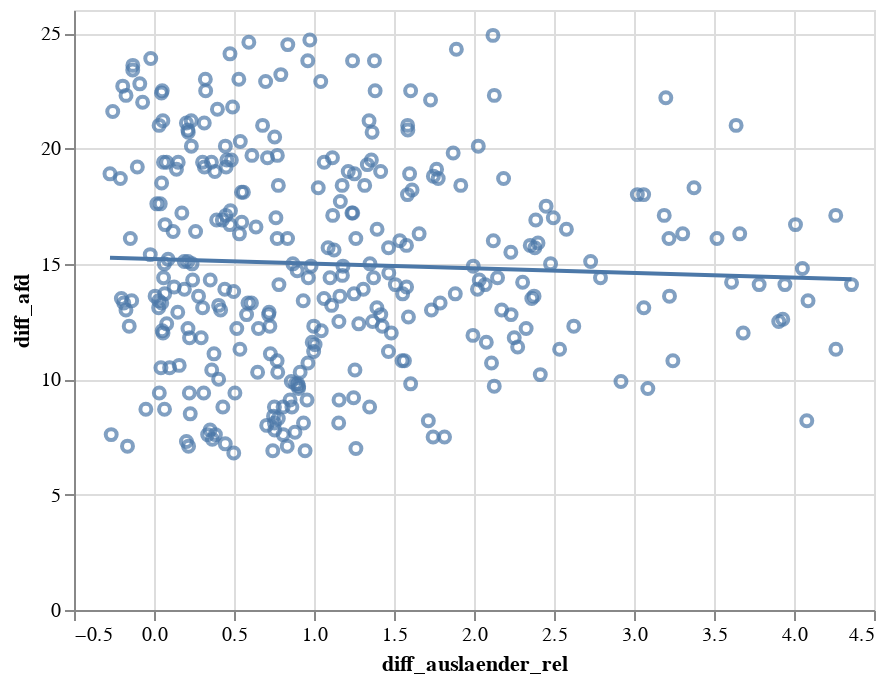

This figure's notebook cell:
### Code cell
charts=alt.Chart().mark_point().encode(
    x='diff_auslaender_rel',
    y='diff_afd',
     tooltip="Name_",
)
bakedchart=charts + charts.transform_regression('diff_auslaender_rel','diff_afd').mark_line()


result=(scipy.stats.linregress(reduced_correl["diff_auslaender_rel"], reduced_correl["diff_afd"]))
print(result.pvalue)
print(result.rvalue**2)

combined = alt.layer(charts + charts.transform_regression('diff_auslaender_rel','diff_afd').mark_line(), data=reduced_correl)
combined.display()

### Figure 1 — Vega-Lite specification as saved in the notebook (floating-point values rounded to 4 significant figures; data arrays with more than 128 entries replaced by an {"elided": "..."} marker saying what was removed)
{"config": {"view": {"continuousWidth": 400, "continuousHeight": 300}}, "layer": [{"layer": [{"mark": "point", "encoding": {"tooltip": {"type": "nominal", "field": "Name_"}, "x": {"type": "quantitative", "field": "diff_auslaender_rel"}, "y": {"type": "quantitative", "field": "diff_afd"}}}, {"mark": "line", "encoding": {"tooltip": {"type": "nominal", "field": "Name_"}, "x": {"type": "quantitative", "field": "diff_auslaender_rel"}, "y": {"type": "quantitative", "field": "diff_afd"}}, "transform": [{"on": "diff_auslaender_rel", "regression": "diff_afd"}]}]}], "data": {"name": "data-50558ee270c8f17df0318931f076828a"}, "$schema": "https://vega.github.io/schema/vega-lite/v4.0.0.json", "datasets": {"data-50558ee270c8f17df0318931f076828a": {"elided": "321 records"}}}
